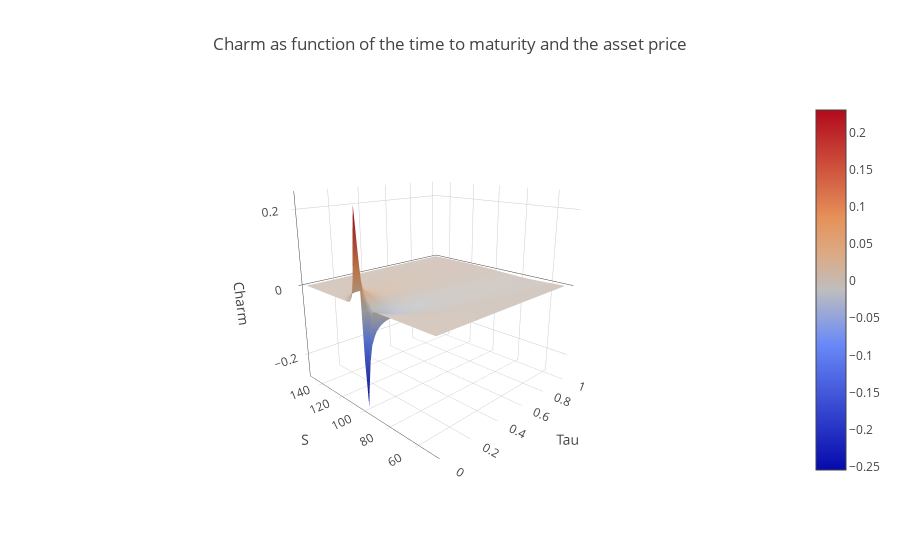

This figure's notebook cell:
### Code cell
# Charm surface
Charm = np.zeros([steps, steps])

for i, S in enumerate(S_grid):
    for j, Tau in enumerate(Tau_grid):
        Charm[i][j] = calculate_charm(S, K, r, d, Tau, sig) 
        
        
layout = go.Layout(title='Charm as function of the time to maturity and the asset price', 
                   scene = dict(xaxis_title = 'Tau', yaxis_title = 'S', zaxis_title = 'Charm', 
                                camera_eye = dict(x=-1.6, y=-1.6, z=0.7)))

fig = go.Figure(data=[go.Surface(z=Charm, x=Tau_grid, y=S_grid)],
                layout=layout)


iplot(fig)

plot(fig, filename='Charm.html')

### Figure 1 — Plotly figure (JSON) as saved in the notebook; plotly's stock layout.template omitted (floating-point values rounded to 4 significant figures; data arrays with more than 128 entries replaced by an {"elided": "..."} marker saying what was removed)
{"data": [{"type": "surface", "uid": "9f775921-bdaa-476b-939d-decd4fba7994", "x": [0.01, 0.02678, 0.04356, 0.06034, 0.07712, 0.0939, 0.1107, 0.1275, 0.1442, 0.161, 0.1778, 0.1946, 0.2114, 0.2281, 0.2449, 0.2617, 0.2785, 0.2953, 0.312, 0.3288, 0.3456, 0.3624, 0.3792, 0.3959, 0.4127, 0.4295, 0.4463, 0.4631, 0.4798, 0.4966, 0.5134, 0.5302, 0.5469, 0.5637, 0.5805, 0.5973, 0.6141, 0.6308, 0.6476, 0.6644, 0.6812, 0.698, 0.7147, 0.7315, 0.7483, 0.7651, 0.7819, 0.7986, 0.8154, 0.8322, 0.849, 0.8658, 0.8825, 0.8993, 0.9161, 0.9329, 0.9497, 0.9664, 0.9832, 1], "y": [50, 51.69, 53.39, 55.08, 56.78, 58.47, 60.17, 61.86, 63.56, 65.25, 66.95, 68.64, 70.34, 72.03, 73.73, 75.42, 77.12, 78.81, 80.51, 82.2, 83.9, 85.59, 87.29, 88.98, 90.68, 92.37, 94.07, 95.76, 97.46, 99.15, 100.8, 102.5, 104.2, 105.9, 107.6, 109.3, 111.0, 112.7, 114.4, 116.1, 117.8, 119.5, 121.2, 122.9, 124.6, 126.3, 128.0, 129.7, 131.4, 133.1, 134.7, 136.4, 138.1, 139.8, 141.5, 143.2, 144.9, 146.6, 148.3, 150.0], "z": {"elided": "60x60 float values"}}], "layout": {"scene": {"camera": {"eye": {"x": -1.6, "y": -1.6, "z": 0.7}}, "xaxis": {"title": {"text": "Tau"}}, "yaxis": {"title": {"text": "S"}}, "zaxis": {"title": {"text": "Charm"}}}, "title": {"text": "Charm as function of the time to maturity and the asset price"}}}
